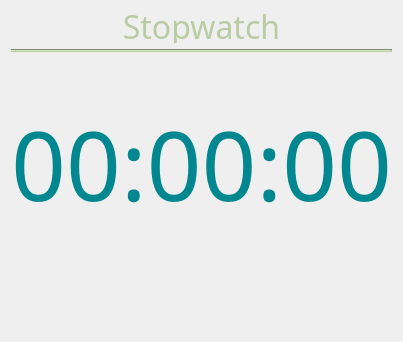
         <widget class="QWidget" name="page">
          <layout class="QVBoxLayout" name="verticalLayout_3">
           <property name="topMargin">
            <number>9</number>
           </property>
           <item>
            <widget class="QLabel" name="label_4">
             <property name="maximumSize">
              <size>
               <width>16777215</width>
               <height>34</height>
              </size>
             </property>
             <property name="font">
              <font>
               <family>Abraham</family>
               <pointsize>24</pointsize>
              </font>
             </property>
             <property name="styleSheet">
              <string notr="true">color: rgb(186, 204, 164);</string>
             </property>
             <property name="text">
              <string>Stopwatch</string>
             </property>
             <property name="alignment">
              <set>Qt::AlignCenter</set>
             </property>
             <property name="wordWrap">
              <bool>false</bool>
             </property>
             <property name="margin">
              <number>0</number>
             </property>
            </widget>
           </item>
           <item>
            <widget class="Line" name="line">
             <property name="styleSheet">
              <string notr="true">background-color: rgb(186, 204, 164);</string>
             </property>
             <property name="orientation">
              <enum>Qt::Horizontal</enum>
             </property>
            </widget>
           </item>
           <item>
            <widget class="QLabel" name="lb_st_contador">
             <property name="font">
              <font>
               <family>Abraham</family>
               <pointsize>72</pointsize>
              </font>
             </property>
             <property name="styleSheet">
              <string notr="true">color: rgb(1, 135, 144);
margin-top: 40px;
margin-bottom: 40px;</string>
             </property>
             <property name="text">
              <string>00:00:00</string>
             </property>
             <property name="alignment">
              <set>Qt::AlignCenter</set>
             </property>
            </widget>
           </item>
           <item>
            <widget class="QWidget" name="widget_4" native="true">
             <layout class="QHBoxLayout" name="horizontalLayout_3">
              <item>
               <widget class="QPushButton" name="btn_st_reset">
                <property name="font">
                 <font>
                  <family>Abraham</family>
                  <pointsize>14</pointsize>
                 </font>
                </property>
                <property name="cursor">
                 <cursorShape>PointingHandCursor</cursorShape>
                </property>
                <property name="styleSheet">
                 <string notr="true">QPushButton {
padding: 5px;
margin: 0px;
border: none;
}
QPushButton:hover {
background-color: #3b3b3b;
border-radius: 10px;
}
QPushButton:pressed {
background-color: #484848;
border-radius: 10px;
}</string>
                </property>
                <property name="text">
                 <string/>
                </property>
                <property name="icon">
                 <iconset resource="resource.qrc">
                  <normaloff>:/root/img/restart.ico</normaloff>:/root/img/restart.ico</iconset>
                </property>
                <property name="iconSize">
                 <size>
                  <width>30</width>
                  <height>30</height>
                 </size>
                </property>
               </widget>
              </item>
              <item>
               <widget class="QPushButton" name="btn_st_start">
                <property name="font">
                 <font>
                  <family>Abraham</family>
                  <pointsize>14</pointsize>
                 </font>
                </property>
                <property name="cursor">
                 <cursorShape>PointingHandCursor</cursorShape>
                </property>
                <property name="styleSheet">
                 <string notr="true">QPushButton {
padding: 5px;
margin: 0px;
border: none;
}
QPushButton:hover {
background-color: #3b3b3b;
border-radius: 10px;
}
QPushButton:pressed {
background-color: #484848;
border-radius: 10px;
}</string>
                </property>
                <property name="text">
                 <string/>
                </property>
                <property name="icon">
                 <iconset resource="resource.qrc">
                  <normaloff>:/root/img/play-button-arrowhead.ico</normaloff>:/root/img/play-button-arrowhead.ico</iconset>
                </property>
                <property name="iconSize">
                 <size>
                  <width>30</width>
                  <height>30</height>
                 </size>
                </property>
               </widget>
              </item>
              <item>
               <widget class="QPushButton" name="btn_st_stop">
                <property name="font">
                 <font>
                  <family>Abraham</family>
                  <pointsize>14</pointsize>
                 </font>
                </property>
                <property name="cursor">
                 <cursorShape>PointingHandCursor</cursorShape>
                </property>
                <property name="styleSheet">
                 <string notr="true">QPushButton {
padding: 5px;
margin: 0px;
border: none;
}
QPushButton:hover {
background-color: #3b3b3b;
border-radius: 10px;
}
QPushButton:pressed {
background-color: #484848;
border-radius: 10px;
}</string>
                </property>
                <property name="text">
                 <string/>
                </property>
                <property name="icon">
                 <iconset resource="resource.qrc">
                  <normaloff>:/root/img/pause.ico</normaloff>:/root/img/pause.ico</iconset>
                </property>
                <property name="iconSize">
                 <size>
                  <width>35</width>
                  <height>35</height>
                 </size>
                </property>
               </widget>
              </item>
             </layout>
            </widget>
           </item>
          </layout>
         </widget>
